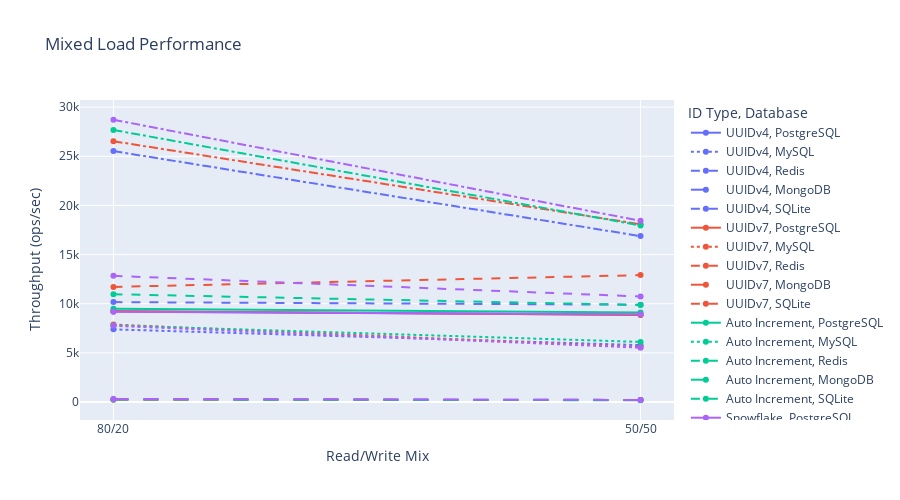

Notebook code cell kept with this figure:
### Markdown cell above
**考察:**  
テーブルサイズでもUUIDv4は追加オーバーヘッドが大きく、PostgreSQLとMySQLで差が目立つ。MongoDBはドキュメント圧縮の効果によりUUIDの差が小さく、Redisはメモリ構造の都合でSnowflakeとUUIDv7がほぼ同等の使用量となった。

### Code cell
fig_mixed_load = px.line(
    mixed_load_df,
    x="pattern",
    y="throughput_ops",
    color="id_type",
    line_dash="database",
    markers=True,
    title="Mixed Load Performance",
    labels={"pattern": "Read/Write Mix", "throughput_ops": "Throughput (ops/sec)", "id_type": "ID Type", "database": "Database"},
    category_orders={"pattern": ["80/20", "50/50"]},
    height=500,
)
fig_mixed_load.show()

### Figure 1 — Plotly figure (JSON) as saved in the notebook; plotly's stock layout.template omitted (floating-point values rounded to 4 significant figures)
{"data": [{"hovertemplate": "ID Type=UUIDv4<br>Database=PostgreSQL<br>Read/Write Mix=%{x}<br>Throughput (ops/sec)=%{y}<extra></extra>", "legendgroup": "UUIDv4, PostgreSQL", "line": {"color": "#636efa", "dash": "solid"}, "marker": {"symbol": "circle"}, "mode": "lines+markers", "name": "UUIDv4, PostgreSQL", "orientation": "v", "showlegend": true, "type": "scatter", "x": ["80/20", "50/50"], "xaxis": "x", "y": [9198.0, 8886.0], "yaxis": "y"}, {"hovertemplate": "ID Type=UUIDv4<br>Database=MySQL<br>Read/Write Mix=%{x}<br>Throughput (ops/sec)=%{y}<extra></extra>", "legendgroup": "UUIDv4, MySQL", "line": {"color": "#636efa", "dash": "dot"}, "marker": {"symbol": "circle"}, "mode": "lines+markers", "name": "UUIDv4, MySQL", "orientation": "v", "showlegend": true, "type": "scatter", "x": ["80/20", "50/50"], "xaxis": "x", "y": [7392.0, 5788.0], "yaxis": "y"}, {"hovertemplate": "ID Type=UUIDv4<br>Database=Redis<br>Read/Write Mix=%{x}<br>Throughput (ops/sec)=%{y}<extra></extra>", "legendgroup": "UUIDv4, Redis", "line": {"color": "#636efa", "dash": "dash"}, "marker": {"symbol": "circle"}, "mode": "lines+markers", "name": "UUIDv4, Redis", "orientation": "v", "showlegend": true, "type": "scatter", "x": ["80/20", "50/50"], "xaxis": "x", "y": [10160.0, 9899.0], "yaxis": "y"}, {"hovertemplate": "ID Type=UUIDv4<br>Database=MongoDB<br>Read/Write Mix=%{x}<br>Throughput (ops/sec)=%{y}<extra></extra>", "legendgroup": "UUIDv4, MongoDB", "line": {"color": "#636efa", "dash": "longdash"}, "marker": {"symbol": "circle"}, "mode": "lines+markers", "name": "UUIDv4, MongoDB", "orientation": "v", "showlegend": true, "type": "scatter", "x": ["80/20", "50/50"], "xaxis": "x", "y": [294.2, 211.9], "yaxis": "y"}, {"hovertemplate": "ID Type=UUIDv4<br>Database=SQLite<br>Read/Write Mix=%{x}<br>Throughput (ops/sec)=%{y}<extra></extra>", "legendgroup": "UUIDv4, SQLite", "line": {"color": "#636efa", "dash": "dashdot"}, "marker": {"symbol": "circle"}, "mode": "lines+markers", "name": "UUIDv4, SQLite", "orientation": "v", "showlegend": true, "type": "scatter", "x": ["80/20", "50/50"], "xaxis": "x", "y": [25530.0, 16880.0], "yaxis": "y"}, {"hovertemplate": "ID Type=UUIDv7<br>Database=PostgreSQL<br>Read/Write Mix=%{x}<br>Throughput (ops/sec)=%{y}<extra></extra>", "legendgroup": "UUIDv7, PostgreSQL", "line": {"color": "#EF553B", "dash": "solid"}, "marker": {"symbol": "circle"}, "mode": "lines+markers", "name": "UUIDv7, PostgreSQL", "orientation": "v", "showlegend": true, "type": "scatter", "x": ["80/20", "50/50"], "xaxis": "x", "y": [9251.0, 8865.0], "yaxis": "y"}, {"hovertemplate": "ID Type=UUIDv7<br>Database=MySQL<br>Read/Write Mix=%{x}<br>Throughput (ops/sec)=%{y}<extra></extra>", "legendgroup": "UUIDv7, MySQL", "line": {"color": "#EF553B", "dash": "dot"}, "marker": {"symbol": "circle"}, "mode": "lines+markers", "name": "UUIDv7, MySQL", "orientation": "v", "showlegend": true, "type": "scatter", "x": ["80/20", "50/50"], "xaxis": "x", "y": [7880.0, 5589.0], "yaxis": "y"}, {"hovertemplate": "ID Type=UUIDv7<br>Database=Redis<br>Read/Write Mix=%{x}<br>Throughput (ops/sec)=%{y}<extra></extra>", "legendgroup": "UUIDv7, Redis", "line": {"color": "#EF553B", "dash": "dash"}, "marker": {"symbol": "circle"}, "mode": "lines+markers", "name": "UUIDv7, Redis", "orientation": "v", "showlegend": true, "type": "scatter", "x": ["80/20", "50/50"], "xaxis": "x", "y": [11710.0, 12910.0], "yaxis": "y"}, {"hovertemplate": "ID Type=UUIDv7<br>Database=MongoDB<br>Read/Write Mix=%{x}<br>Throughput (ops/sec)=%{y}<extra></extra>", "legendgroup": "UUIDv7, MongoDB", "line": {"color": "#EF553B", "dash": "longdash"}, "marker": {"symbol": "circle"}, "mode": "lines+markers", "name": "UUIDv7, MongoDB", "orientation": "v", "showlegend": true, "type": "scatter", "x": ["80/20", "50/50"], "xaxis": "x", "y": [241.6, 198.4], "yaxis": "y"}, {"hovertemplate": "ID Type=UUIDv7<br>Database=SQLite<br>Read/Write Mix=%{x}<br>Throughput (ops/sec)=%{y}<extra></extra>", "legendgroup": "UUIDv7, SQLite", "line": {"color": "#EF553B", "dash": "dashdot"}, "marker": {"symbol": "circle"}, "mode": "lines+markers", "name": "UUIDv7, SQLite", "orientation": "v", "showlegend": true, "type": "scatter", "x": ["80/20", "50/50"], "xaxis": "x", "y": [26530.0, 18080.0], "yaxis": "y"}, {"hovertemplate": "ID Type=Auto Increment<br>Database=PostgreSQL<br>Read/Write Mix=%{x}<br>Throughput (ops/sec)=%{y}<extra></extra>", "legendgroup": "Auto Increment, PostgreSQL", "line": {"color": "#00cc96", "dash": "solid"}, "marker": {"symbol": "circle"}, "mode": "lines+markers", "name": "Auto Increment, PostgreSQL", "orientation": "v", "showlegend": true, "type": "scatter", "x": ["80/20", "50/50"], "xaxis": "x", "y": [9491.0, 9098.0], "yaxis": "y"}, {"hovertemplate": "ID Type=Auto Increment<br>Database=MySQL<br>Read/Write Mix=%{x}<br>Throughput (ops/sec)=%{y}<extra></extra>", "legendgroup": "Auto Increment, MySQL", "line": {"color": "#00cc96", "dash": "dot"}, "marker": {"symbol": "circle"}, "mode": "lines+markers", "name": "Auto Increment, MySQL", "orientation": "v", "showlegend": true, "type": "scatter", "x": ["80/20", "50/50"], "xaxis": "x", "y": [7795.0, 6114.0], "yaxis": "y"}, {"hovertemplate": "ID Type=Auto Increment<br>Database=Redis<br>Read/Write Mix=%{x}<br>Throughput (ops/sec)=%{y}<extra></extra>", "legendgroup": "Auto Increment, Redis", "line": {"color": "#00cc96", "dash": "dash"}, "marker": {"symbol": "circle"}, "mode": "lines+markers", "name": "Auto Increment, Redis", "orientation": "v", "showlegend": true, "type": "scatter", "x": ["80/20", "50/50"], "xaxis": "x", "y": [10960.0, 9870.0], "yaxis": "y"}, {"hovertemplate": "ID Type=Auto Increment<br>Database=MongoDB<br>Read/Write Mix=%{x}<br>Throughput (ops/sec)=%{y}<extra></extra>", "legendgroup": "Auto Increment, MongoDB", "line": {"color": "#00cc96", "dash": "longdash"}, "marker": {"symbol": "circle"}, "mode": "lines+markers", "name": "Auto Increment, MongoDB", "orientation": "v", "showlegend": true, "type": "scatter", "x": ["80/20", "50/50"], "xaxis": "x", "y": [261.2, 180.2], "yaxis": "y"}, {"hovertemplate": "ID Type=Auto Increment<br>Database=SQLite<br>Read/Write Mix=%{x}<br>Throughput (ops/sec)=%{y}<extra></extra>", "legendgroup": "Auto Increment, SQLite", "line": {"color": "#00cc96", "dash": "dashdot"}, "marker": {"symbol": "circle"}, "mode": "lines+markers", "name": "Auto Increment, SQLite", "orientation": "v", "showlegend": true, "type": "scatter", "x": ["80/20", "50/50"], "xaxis": "x", "y": [27680.0, 17960.0], "yaxis": "y"}, {"hovertemplate": "ID Type=Snowflake<br>Database=PostgreSQL<br>Read/Write Mix=%{x}<br>Throughput (ops/sec)=%{y}<extra></extra>", "legendgroup": "Snowflake, PostgreSQL", "line": {"color": "#ab63fa", "dash": "solid"}, "marker": {"symbol": "circle"}, "mode": "lines+markers", "name": "Snowflake, PostgreSQL", "orientation": "v", "showlegend": true, "type": "scatter", "x": ["80/20", "50/50"], "xaxis": "x", "y": [9193.0, 8920.0], "yaxis": "y"}, {"hovertemplate": "ID Type=Snowflake<br>Database=MySQL<br>Read/Write Mix=%{x}<br>Throughput (ops/sec)=%{y}<extra></extra>", "legendgroup": "Snowflake, MySQL", "line": {"color": "#ab63fa", "dash": "dot"}, "marker": {"symbol": "circle"}, "mode": "lines+markers", "name": "Snowflake, MySQL", "orientation": "v", "showlegend": true, "type": "scatter", "x": ["80/20", "50/50"], "xaxis": "x", "y": [7756.0, 5528.0], "yaxis": "y"}, {"hovertemplate": "ID Type=Snowflake<br>Database=Redis<br>Read/Write Mix=%{x}<br>Throughput (ops/sec)=%{y}<extra></extra>", "legendgroup": "Snowflake, Redis", "line": {"color": "#ab63fa", "dash": "dash"}, "marker": {"symbol": "circle"}, "mode": "lines+markers", "name": "Snowflake, Redis", "orientation": "v", "showlegend": true, "type": "scatter", "x": ["80/20", "50/50"], "xaxis": "x", "y": [12840.0, 10740.0], "yaxis": "y"}, {"hovertemplate": "ID Type=Snowflake<br>Database=MongoDB<br>Read/Write Mix=%{x}<br>Throughput (ops/sec)=%{y}<extra></extra>", "legendgroup": "Snowflake, MongoDB", "line": {"color": "#ab63fa", "dash": "longdash"}, "marker": {"symbol": "circle"}, "mode": "lines+markers", "name": "Snowflake, MongoDB", "orientation": "v", "showlegend": true, "type": "scatter", "x": ["80/20", "50/50"], "xaxis": "x", "y": [316.4, 209.5], "yaxis": "y"}, {"hovertemplate": "ID Type=Snowflake<br>Database=SQLite<br>Read/Write Mix=%{x}<br>Throughput (ops/sec)=%{y}<extra></extra>", "legendgroup": "Snowflake, SQLite", "line": {"color": "#ab63fa", "dash": "dashdot"}, "marker": {"symbol": "circle"}, "mode": "lines+markers", "name": "Snowflake, SQLite", "orientation": "v", "showlegend": true, "type": "scatter", "x": ["80/20", "50/50"], "xaxis": "x", "y": [28720.0, 18440.0], "yaxis": "y"}], "layout": {"height": 500, "legend": {"title": {"text": "ID Type, Database"}, "tracegroupgap": 0}, "title": {"text": "Mixed Load Performance"}, "xaxis": {"anchor": "y", "categoryarray": ["80/20", "50/50"], "categoryorder": "array", "domain": [0, 1], "title": {"text": "Read/Write Mix"}}, "yaxis": {"anchor": "x", "domain": [0, 1], "title": {"text": "Throughput (ops/sec)"}}}}
